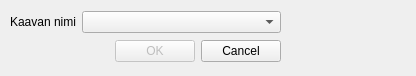
<?xml version="1.0" encoding="UTF-8"?>
<ui version="4.0">
 <class>Dialog</class>
 <widget class="QDialog" name="Dialog">
  <property name="geometry">
   <rect>
    <x>0</x>
    <y>0</y>
    <width>416</width>
    <height>76</height>
   </rect>
  </property>
  <property name="windowTitle">
   <string>Valitse siirrettävä kaava</string>
  </property>
  <widget class="QWidget" name="layoutWidget">
   <property name="geometry">
    <rect>
     <x>10</x>
     <y>10</y>
     <width>271</width>
     <height>55</height>
    </rect>
   </property>
   <layout class="QVBoxLayout" name="verticalLayout">
    <item>
     <layout class="QHBoxLayout" name="horizontalLayout_2">
      <item>
       <widget class="QLabel" name="label_2">
        <property name="text">
         <string>Kaavan nimi</string>
        </property>
       </widget>
      </item>
      <item>
       <widget class="QComboBox" name="spatialPlanNameComboBox">
        <property name="enabled">
         <bool>true</bool>
        </property>
        <property name="sizePolicy">
         <sizepolicy hsizetype="Preferred" vsizetype="Fixed">
          <horstretch>1</horstretch>
          <verstretch>0</verstretch>
         </sizepolicy>
        </property>
        <property name="maximumSize">
         <size>
          <width>200</width>
          <height>16777215</height>
         </size>
        </property>
       </widget>
      </item>
     </layout>
    </item>
    <item>
     <layout class="QHBoxLayout" name="horizontalLayout">
      <item>
       <spacer name="horizontalSpacer">
        <property name="orientation">
         <enum>Qt::Horizontal</enum>
        </property>
        <property name="sizeHint" stdset="0">
         <size>
          <width>40</width>
          <height>20</height>
         </size>
        </property>
       </spacer>
      </item>
      <item>
       <widget class="QPushButton" name="acceptPushButton">
        <property name="enabled">
         <bool>false</bool>
        </property>
        <property name="text">
         <string>OK</string>
        </property>
       </widget>
      </item>
      <item>
       <widget class="QPushButton" name="rejectPushButton">
        <property name="text">
         <string>Cancel</string>
        </property>
       </widget>
      </item>
     </layout>
    </item>
   </layout>
  </widget>
 </widget>
 <resources/>
 <connections>
  <connection>
   <sender>rejectPushButton</sender>
   <signal>clicked()</signal>
   <receiver>Dialog</receiver>
   <slot>reject()</slot>
   <hints>
    <hint type="sourcelabel">
     <x>569</x>
     <y>101</y>
    </hint>
    <hint type="destinationlabel">
     <x>225</x>
     <y>102</y>
    </hint>
   </hints>
  </connection>
  <connection>
   <sender>acceptPushButton</sender>
   <signal>clicked()</signal>
   <receiver>Dialog</receiver>
   <slot>accept()</slot>
   <hints>
    <hint type="sourcelabel">
     <x>488</x>
     <y>101</y>
    </hint>
    <hint type="destinationlabel">
     <x>225</x>
     <y>102</y>
    </hint>
   </hints>
  </connection>
 </connections>
</ui>
